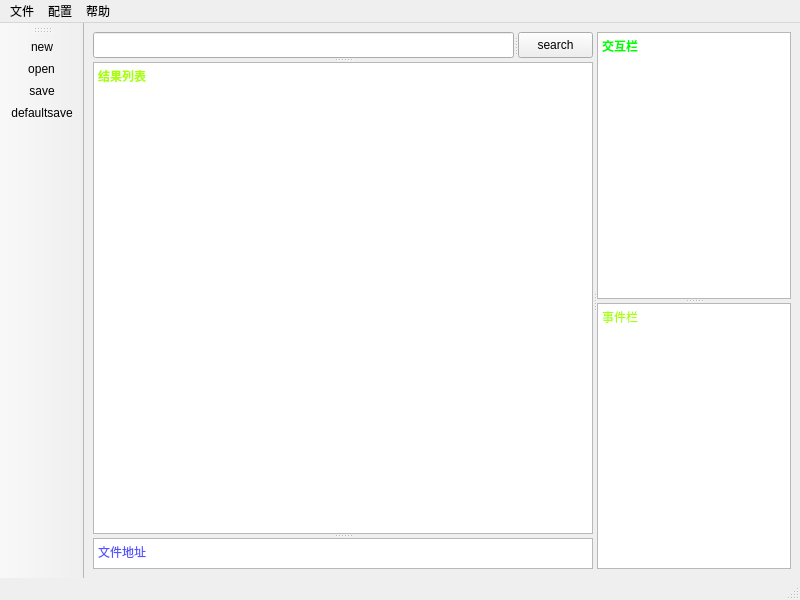
<?xml version="1.0" encoding="UTF-8"?>
<ui version="4.0">
 <class>MainWindow</class>
 <widget class="QMainWindow" name="MainWindow">
  <property name="geometry">
   <rect>
    <x>0</x>
    <y>0</y>
    <width>800</width>
    <height>600</height>
   </rect>
  </property>
  <property name="windowTitle">
   <string>MainWindow</string>
  </property>
  <widget class="QWidget" name="centralwidget">
   <layout class="QVBoxLayout" name="verticalLayout">
    <item>
     <widget class="QSplitter" name="splitter_5">
      <property name="orientation">
       <enum>Qt::Horizontal</enum>
      </property>
      <widget class="QSplitter" name="splitter_4">
       <property name="orientation">
        <enum>Qt::Vertical</enum>
       </property>
       <widget class="QSplitter" name="splitter_3">
        <property name="orientation">
         <enum>Qt::Vertical</enum>
        </property>
        <widget class="QSplitter" name="splitter_2">
         <property name="orientation">
          <enum>Qt::Horizontal</enum>
         </property>
         <widget class="QLineEdit" name="lineEdit">
          <property name="minimumSize">
           <size>
            <width>0</width>
            <height>20</height>
           </size>
          </property>
          <property name="maximumSize">
           <size>
            <width>1000000</width>
            <height>26</height>
           </size>
          </property>
         </widget>
         <widget class="QPushButton" name="pushButton">
          <property name="minimumSize">
           <size>
            <width>75</width>
            <height>23</height>
           </size>
          </property>
          <property name="maximumSize">
           <size>
            <width>75</width>
            <height>16777215</height>
           </size>
          </property>
          <property name="text">
           <string>search</string>
          </property>
         </widget>
        </widget>
        <widget class="QTextBrowser" name="textBrowser">
         <property name="minimumSize">
          <size>
           <width>500</width>
           <height>0</height>
          </size>
         </property>
         <property name="html">
          <string>&lt;!DOCTYPE HTML PUBLIC &quot;-//W3C//DTD HTML 4.0//EN&quot; &quot;http://www.w3.org/TR/REC-html40/strict.dtd&quot;&gt;
&lt;html&gt;&lt;head&gt;&lt;meta name=&quot;qrichtext&quot; content=&quot;1&quot; /&gt;&lt;style type=&quot;text/css&quot;&gt;
p, li { white-space: pre-wrap; }
&lt;/style&gt;&lt;/head&gt;&lt;body style=&quot; font-family:'SimSun'; font-size:9pt; font-weight:400; font-style:normal;&quot;&gt;
&lt;p style=&quot; margin-top:0px; margin-bottom:0px; margin-left:0px; margin-right:0px; -qt-block-indent:0; text-indent:0px;&quot;&gt;&lt;span style=&quot; font-weight:600; color:#aaff00;&quot;&gt;结果列表&lt;/span&gt;&lt;/p&gt;&lt;/body&gt;&lt;/html&gt;</string>
         </property>
        </widget>
       </widget>
       <widget class="QTextBrowser" name="textBrowser_4">
        <property name="maximumSize">
         <size>
          <width>16777215</width>
          <height>31</height>
         </size>
        </property>
        <property name="html">
         <string>&lt;!DOCTYPE HTML PUBLIC &quot;-//W3C//DTD HTML 4.0//EN&quot; &quot;http://www.w3.org/TR/REC-html40/strict.dtd&quot;&gt;
&lt;html&gt;&lt;head&gt;&lt;meta name=&quot;qrichtext&quot; content=&quot;1&quot; /&gt;&lt;style type=&quot;text/css&quot;&gt;
p, li { white-space: pre-wrap; }
&lt;/style&gt;&lt;/head&gt;&lt;body style=&quot; font-family:'SimSun'; font-size:9pt; font-weight:400; font-style:normal;&quot;&gt;
&lt;p style=&quot; margin-top:0px; margin-bottom:0px; margin-left:0px; margin-right:0px; -qt-block-indent:0; text-indent:0px;&quot;&gt;&lt;span style=&quot; color:#5555ff;&quot;&gt;文件地址&lt;/span&gt;&lt;/p&gt;&lt;/body&gt;&lt;/html&gt;</string>
        </property>
       </widget>
      </widget>
      <widget class="QSplitter" name="splitter">
       <property name="orientation">
        <enum>Qt::Vertical</enum>
       </property>
       <widget class="QTextBrowser" name="textBrowser_3">
        <property name="minimumSize">
         <size>
          <width>20</width>
          <height>20</height>
         </size>
        </property>
        <property name="maximumSize">
         <size>
          <width>16777215</width>
          <height>16777215</height>
         </size>
        </property>
        <property name="html">
         <string>&lt;!DOCTYPE HTML PUBLIC &quot;-//W3C//DTD HTML 4.0//EN&quot; &quot;http://www.w3.org/TR/REC-html40/strict.dtd&quot;&gt;
&lt;html&gt;&lt;head&gt;&lt;meta name=&quot;qrichtext&quot; content=&quot;1&quot; /&gt;&lt;style type=&quot;text/css&quot;&gt;
p, li { white-space: pre-wrap; }
&lt;/style&gt;&lt;/head&gt;&lt;body style=&quot; font-family:'SimSun'; font-size:9pt; font-weight:400; font-style:normal;&quot;&gt;
&lt;p style=&quot; margin-top:0px; margin-bottom:0px; margin-left:0px; margin-right:0px; -qt-block-indent:0; text-indent:0px;&quot;&gt;&lt;span style=&quot; font-weight:600; color:#00ff00;&quot;&gt;交互栏&lt;/span&gt;&lt;/p&gt;&lt;/body&gt;&lt;/html&gt;</string>
        </property>
       </widget>
       <widget class="QTextBrowser" name="textBrowser_2">
        <property name="minimumSize">
         <size>
          <width>20</width>
          <height>20</height>
         </size>
        </property>
        <property name="maximumSize">
         <size>
          <width>12222222</width>
          <height>16777215</height>
         </size>
        </property>
        <property name="html">
         <string>&lt;!DOCTYPE HTML PUBLIC &quot;-//W3C//DTD HTML 4.0//EN&quot; &quot;http://www.w3.org/TR/REC-html40/strict.dtd&quot;&gt;
&lt;html&gt;&lt;head&gt;&lt;meta name=&quot;qrichtext&quot; content=&quot;1&quot; /&gt;&lt;style type=&quot;text/css&quot;&gt;
p, li { white-space: pre-wrap; }
&lt;/style&gt;&lt;/head&gt;&lt;body style=&quot; font-family:'SimSun'; font-size:9pt; font-weight:400; font-style:normal;&quot;&gt;
&lt;p style=&quot; margin-top:0px; margin-bottom:0px; margin-left:0px; margin-right:0px; -qt-block-indent:0; text-indent:0px;&quot;&gt;&lt;span style=&quot; color:#aaff00;&quot;&gt;事件栏&lt;/span&gt;&lt;/p&gt;&lt;/body&gt;&lt;/html&gt;</string>
        </property>
       </widget>
      </widget>
     </widget>
    </item>
   </layout>
  </widget>
  <widget class="QMenuBar" name="menubar">
   <property name="geometry">
    <rect>
     <x>0</x>
     <y>0</y>
     <width>800</width>
     <height>23</height>
    </rect>
   </property>
   <widget class="QMenu" name="menu">
    <property name="title">
     <string>文件</string>
    </property>
    <addaction name="actionNew"/>
    <addaction name="actionOpen"/>
    <addaction name="actionSave_2"/>
    <addaction name="actionDefaultsave"/>
    <addaction name="actionAutoSave"/>
    <addaction name="actionSaveExit"/>
   </widget>
   <widget class="QMenu" name="menuEdit">
    <property name="title">
     <string>配置</string>
    </property>
    <addaction name="actionDatabase"/>
    <addaction name="actionJsonFile"/>
    <addaction name="actionImageFile"/>
   </widget>
   <widget class="QMenu" name="menuHelp">
    <property name="title">
     <string>帮助</string>
    </property>
   </widget>
   <addaction name="menu"/>
   <addaction name="menuEdit"/>
   <addaction name="menuHelp"/>
  </widget>
  <widget class="QStatusBar" name="statusbar"/>
  <widget class="QToolBar" name="toolBar">
   <property name="windowTitle">
    <string>toolBar</string>
   </property>
   <attribute name="toolBarArea">
    <enum>LeftToolBarArea</enum>
   </attribute>
   <attribute name="toolBarBreak">
    <bool>false</bool>
   </attribute>
   <addaction name="actionNew"/>
   <addaction name="actionOpen"/>
   <addaction name="actionSave_2"/>
   <addaction name="actionDefaultsave"/>
  </widget>
  <action name="actionNew">
   <property name="icon">
    <iconset>
     <normaloff>C:/Users/Administrator.80TUCQIRUR110X2/Pictures/Saved Pictures/new.png</normaloff>C:/Users/Administrator.80TUCQIRUR110X2/Pictures/Saved Pictures/new.png</iconset>
   </property>
   <property name="text">
    <string>new</string>
   </property>
  </action>
  <action name="actionOpen">
   <property name="icon">
    <iconset>
     <normaloff>C:/Users/Administrator.80TUCQIRUR110X2/Pictures/Saved Pictures/open.png</normaloff>C:/Users/Administrator.80TUCQIRUR110X2/Pictures/Saved Pictures/open.png</iconset>
   </property>
   <property name="text">
    <string>open</string>
   </property>
  </action>
  <action name="actionSave_2">
   <property name="icon">
    <iconset>
     <normaloff>C:/Users/Administrator.80TUCQIRUR110X2/Pictures/Saved Pictures/save.png</normaloff>C:/Users/Administrator.80TUCQIRUR110X2/Pictures/Saved Pictures/save.png</iconset>
   </property>
   <property name="text">
    <string>save</string>
   </property>
  </action>
  <action name="actionDefaultsave">
   <property name="icon">
    <iconset>
     <normaloff>C:/Users/Administrator.80TUCQIRUR110X2/Pictures/Saved Pictures/save.png</normaloff>C:/Users/Administrator.80TUCQIRUR110X2/Pictures/Saved Pictures/save.png</iconset>
   </property>
   <property name="text">
    <string>defaultsave</string>
   </property>
  </action>
  <action name="actionDatabase">
   <property name="text">
    <string>database</string>
   </property>
  </action>
  <action name="actionJsonFile">
   <property name="text">
    <string>jsonFile</string>
   </property>
  </action>
  <action name="actionImageFile">
   <property name="text">
    <string>imageFile</string>
   </property>
  </action>
  <action name="actionAutoSave">
   <property name="checkable">
    <bool>true</bool>
   </property>
   <property name="text">
    <string>AutoSave</string>
   </property>
  </action>
  <action name="actionSaveExit">
   <property name="text">
    <string>saveExit</string>
   </property>
  </action>
 </widget>
 <resources/>
 <connections>
  <connection>
   <sender>pushButton</sender>
   <signal>clicked()</signal>
   <receiver>textBrowser</receiver>
   <slot>backward()</slot>
   <hints>
    <hint type="sourcelabel">
     <x>367</x>
     <y>45</y>
    </hint>
    <hint type="destinationlabel">
     <x>225</x>
     <y>315</y>
    </hint>
   </hints>
  </connection>
 </connections>
</ui>
